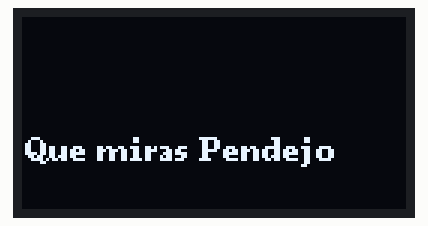
Simulated run of this sketch. Board: ESP32. Shown: 128×64 one-colour display.

Above: at 0.1 s.
At 1.1 s:
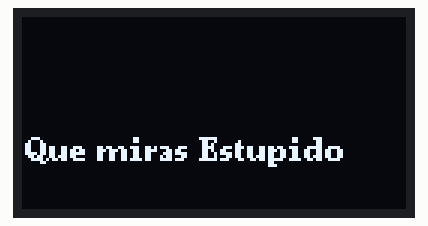
At 2.2 s:
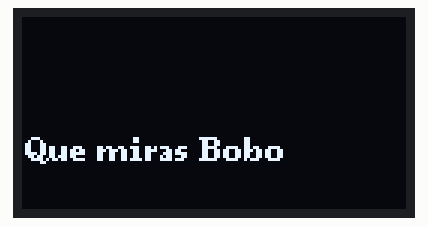
At 3.2 s:
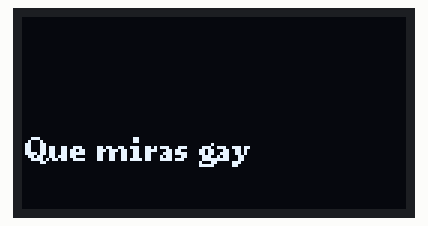

The sketch:

PANTALLA.ino
```cpp
#include <Arduino.h>
#include <U8g2lib.h>
#include <Wire.h>

#define PIN_SDA 4
#define PIN_SCL 5
int count = 0;
const char * messages[] = {"Pendejo", "Estupido", "Bobo", "gay"};

U8G2_SH1106_128X64_NONAME_F_HW_I2C
u8g2(U8G2_R0, /* reset= */ U8X8_PIN_NONE);

void setup() {
  Wire.begin(PIN_SDA, PIN_SCL);
  u8g2.begin();
}


void loop() {
  for (const auto& i : messages) {
    u8g2.clearBuffer();
    char buffer[32];
    snprintf(buffer, sizeof(buffer), "Que miras %s", i);

    u8g2.setFont(u8g2_font_ncenB08_tr);
    // u8g2.getDisplayHeight();
    // u8g2.getDisplayWidth();
    u8g2.drawStr(1,48, buffer);
    u8g2.sendBuffer();
    delay(1000);
  }

}
```

Measured:
- by itself, everything shown: repeats every 4.1 s, in 4 steps
- what the display in image 1 shows lasts 1.0 s, from 1.1 s to 2.1 s
